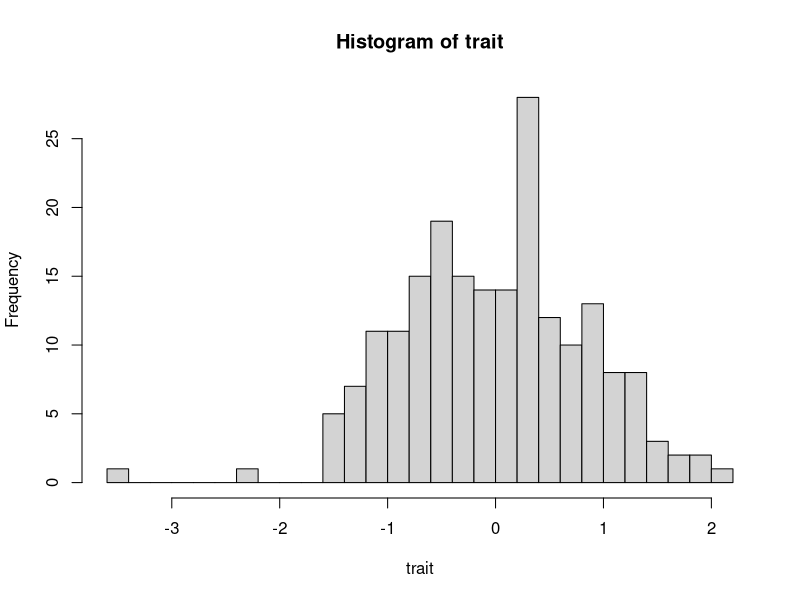

The R script that drew this image:

# Question 9

loci <- 15
indiv <- 200
h2 <- 0.5

af <- runif(loci)

x <- t(replicate(indiv, rbinom(loci, 2, af)))

# Check polymorphism
polymorphic <- apply(x, 2, var) == 0
num_polymorphic <- sum(polymorphic)
if (num_polymorphic != 0) {
  stop("There are ", num_polymorphic, " monomorphic loci")
}

x <- scale(x)

beta <- rnorm(loci, 0, sqrt(h2/loci))
genetic <- x %*% beta

# Environmental is per person
environmental <- rnorm(indiv, 0, sqrt(1 - h2))

trait <- genetic + environmental

# Save histogram to current directory
filename <- "histogram.png"
png(filename)
hist(trait, breaks = 20)
dev.off()
